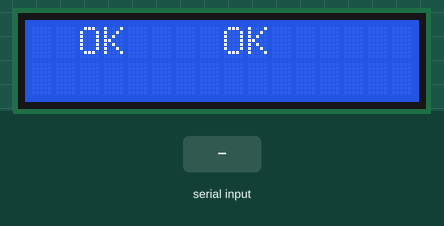
A sketch run on a simulated Arduino Uno, built with avr-gcc and run on an emulated ATmega328P. Parts: 16×2 character LCD. The test bench sets the inputs (shaded band). The modem accepts every AT command (registered, SIM ready, sends succeed) and sends nothing else; what the sketch prints to the serial monitor is not drawn.

Above: at 1.9 s.
2.0 s: "1" received over the second serial link
At 4.0 s:
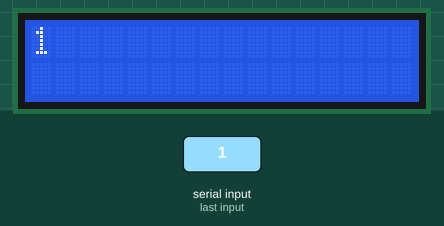
4.5 s: "0" received over the second serial link
At 5.9 s:
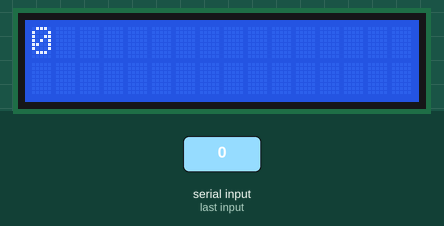
7.0 s: "2" received over the second serial link
At 9.0 s:
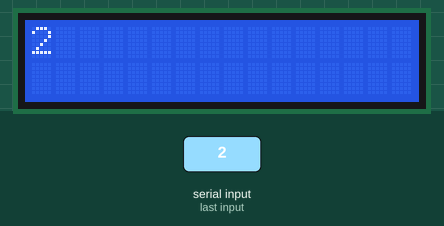
Timing chart, 0 to 10.5 s (numbered marks = the images above; inputs shaded):
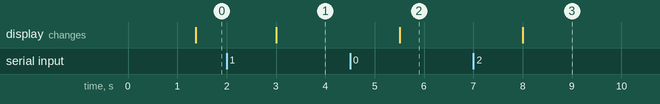

The sketch:

s.ino
```cpp
#include <SoftwareSerial.h>
#include <Wire.h>
#include <LiquidCrystal_I2C.h>

LiquidCrystal_I2C lcd(0x3F, 16, 2);

// Configure software serial port
SoftwareSerial SIM900(8,9);
//Variable to save incoming SMS characters
String incoming_char;

void setup() {
  lcd.init();
  lcd.backlight();
  // Define the dimensions of the LCD display
  lcd.begin(16,2);
  // Arduino communicates with SIM900 GSM shield at a baud rate of 19200
  // Make sure that corresponds to the baud rate of your module
  SIM900.begin(19200);
  // For serial monitor
  Serial.begin(19200);
  // AT command to set SIM900 to SMS mode

  lcd.print("Wireless Notice Board");

  SIM900.print("AT+CMGF=1\r");
  delay(100);
  // Set module to send SMS data to serial out upon receipt
  SIM900.print("AT+CNMI=2,2,0,0,0\r");
  delay(100);

}
void loop() {
  // Display any text that the GSM shield sends out on the serial monitor
  if(SIM900.available() >0) {
    incoming_char=SIM900.readString();
    //Print the incoming character to the terminal
    Serial.print(incoming_char);
    //Write sms data on lcd display
    lcd.clear();
    lcd.setCursor(0,0);
    lcd.print(incoming_char);

  }
}
```

Source omitted: icons.c (data table, 53161 bytes)

Measured:
- after the input at 2.0 s, the display: changes after 1.0 s (image 1)
- after the input at 4.5 s, the display: changes after 1.0 s (image 2)
- after the input at 7.0 s, the display: changes after 1.0 s (image 3)
